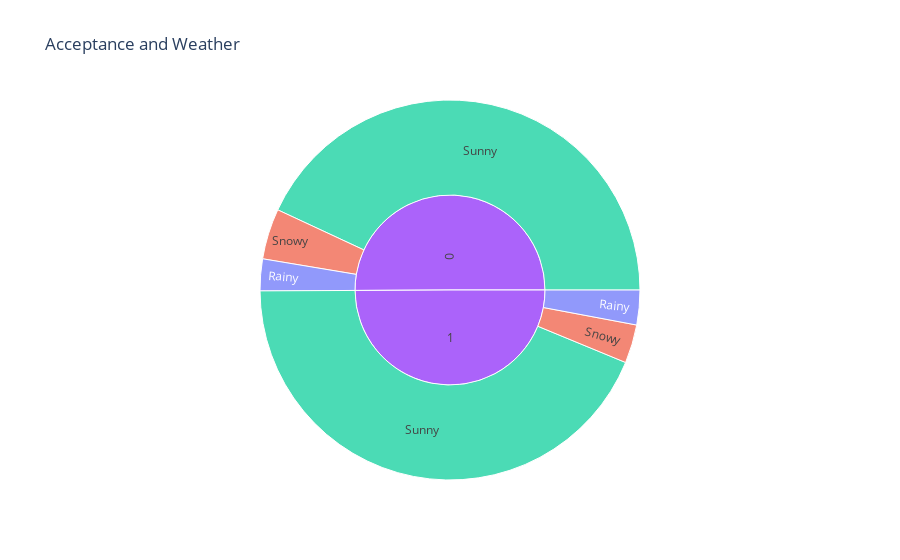

The cell this chart's notebook holds for it:
### Code cell
fig = px.sunburst(coffeeCoupons, path=['Y', 'weather'], color='weather', title = 'Acceptance and Weather')
fig.show()
fig.write_image("../images/weatherSunburst.png")

### Figure 1 — Plotly figure (JSON) as saved in the notebook; plotly's stock layout.template omitted (floating-point values rounded to 4 significant figures)
{"data": [{"branchvalues": "total", "customdata": [["Rainy"], ["Rainy"], ["Snowy"], ["Snowy"], ["Sunny"], ["Sunny"], ["(?)"], ["(?)"]], "domain": {"x": [0, 1], "y": [0, 1]}, "hovertemplate": "labels=%{label}<br>count=%{value}<br>parent=%{parent}<br>id=%{id}<br>weather=%{customdata[0]}<extra></extra>", "ids": ["0/Rainy", "1/Rainy", "0/Snowy", "1/Snowy", "0/Sunny", "1/Sunny", "0", "1"], "labels": ["Rainy", "Rainy", "Snowy", "Snowy", "Sunny", "Sunny", "0", "1"], "marker": {"colors": ["#636efa", "#636efa", "#EF553B", "#EF553B", "#00cc96", "#00cc96", "#ab63fa", "#ab63fa"]}, "name": "", "parents": ["0", "1", "0", "1", "0", "1", "", ""], "type": "sunburst", "values": [108, 118, 172, 131, 1721, 1746, 2001, 1995]}], "layout": {"legend": {"tracegroupgap": 0}, "title": {"text": "Acceptance and Weather"}}}
